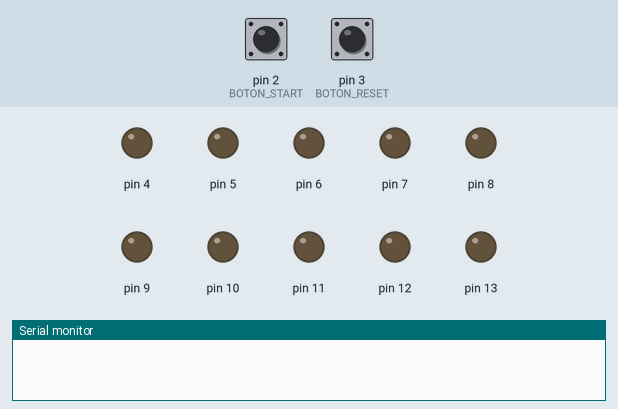
This sketch was run on a simulated Arduino Uno, built with avr-gcc and run on an emulated ATmega328P. On the bench: output pins drawn as LEDs (lit = HIGH), the last lines printed to the serial monitor. Dashed ring = blinking. The inputs (shaded band) are chosen by the test bench; at power-on: pin 2 (BOTON_START) LOW, pin 3 (BOTON_RESET) LOW.

Above: at 1.2 s.
1.3 s: pin 2 (BOTON_START) pulled HIGH for 0.15 s
At 3.0 s:
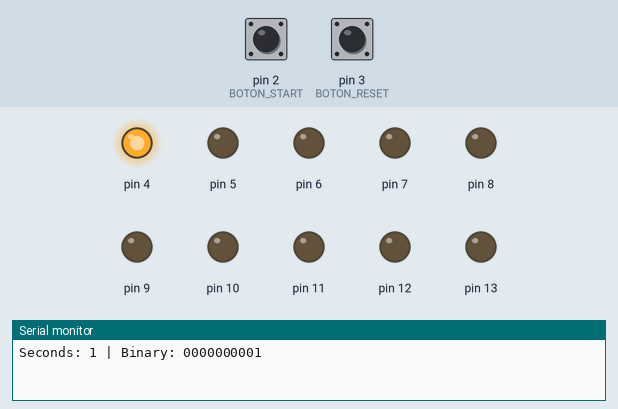
4.4 s: pin 2 (BOTON_START) pulled HIGH for 1 s
At 4.4 s:
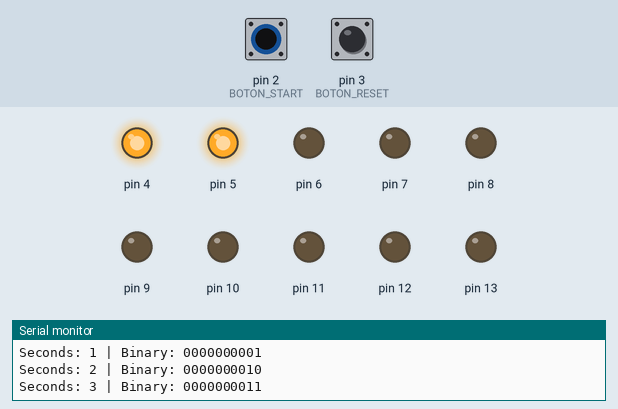
6.9 s: pin 2 (BOTON_START) pulled HIGH for 0.15 s
At 9.9 s:
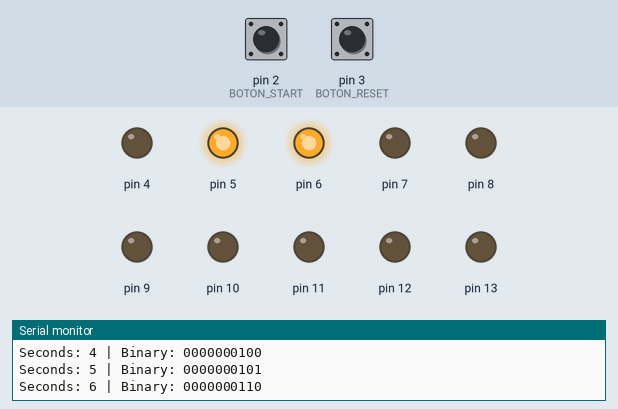
10.0 s: pin 2 (BOTON_START) pulled HIGH for 3.2 s
At 10.8 s:
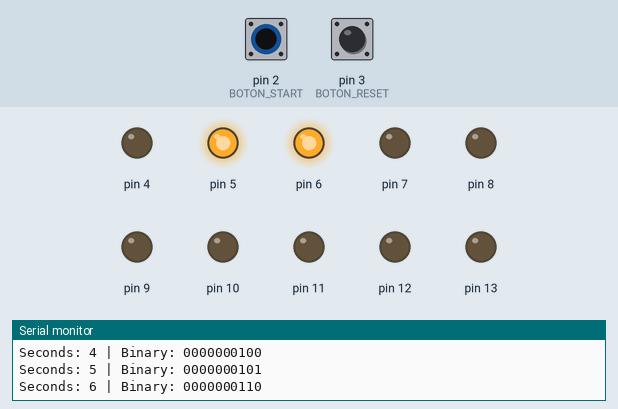
14.7 s: pin 2 (BOTON_START) pulled HIGH for 0.15 s
At 16.3 s:
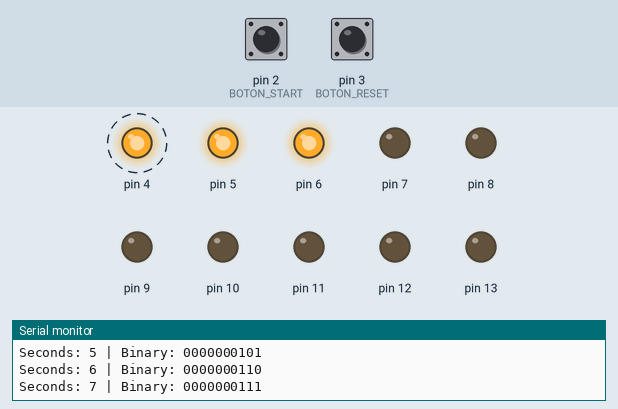
Timing chart, 0 to 31.0 s (numbered marks = the images above; inputs shaded):
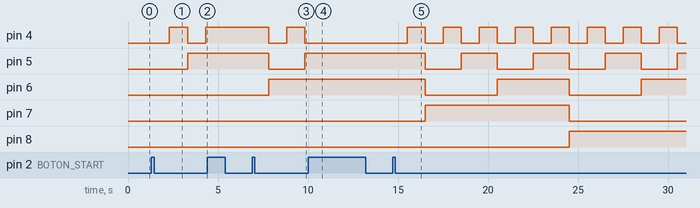

Measured:
- after the input at 1.3 s, pin 4: LOW → HIGH after 1.0 s, → LOW 1.0 s later, → HIGH 1.0 s later; pin 5: LOW → HIGH after 2.0 s
- after the input at 4.4 s, pin 4, pin 5: stays HIGH (without the input it goes to LOW after 0.91 s); pin 6: stays LOW (without the input it goes to HIGH after 0.91 s)
- after the input at 6.9 s, pin 4: HIGH → LOW after 0.91 s, → HIGH 1.0 s later, → LOW 1.0 s later; pin 5: HIGH → LOW after 0.91 s, → HIGH 2.0 s later; pin 6: LOW → HIGH after 0.91 s
- after the input at 10.0 s, pin 4: stops changing and stays LOW; pin 5, pin 6: stays HIGH (without the input it goes to LOW after 1.8 s); pin 7: stays LOW (without the input it goes to HIGH after 1.8 s)
- after the input at 14.7 s, pin 4: alternates HIGH for 1.0 s and LOW for 1.0 s, starting after 0.81 s; pin 5: alternates HIGH for 2.0 s and LOW for 2.0 s, starting after 1.8 s; pin 6: alternates HIGH for 4.0 s and LOW for 4.0 s, starting after 1.8 s; pin 7: LOW → HIGH after 1.8 s, → LOW 8.0 s later; pin 8: LOW → HIGH after 9.8 s

The sketch:

TP_01_cronometro_binario.ino
```cpp
//--- DEFINES ---//
#define BOTON_START 2            //? Pin del boton start
#define BOTON_RESET 3    		 //? Pin del boton reset
#define PRIMER_LED 4             //? Primer pin de los leds
#define ULTIMO_LED 13             //? Ultimo pin de los leds
#define BASE_MILI_SEGUNDOS 1000 //? Segundos expresados en milisegundos
#define MAX_SEGUNDOS 1023        //! Maxima cantidad de segundos a contar
//--- FIN DEFINES--//

//--- DECLARACIONES DE FUNCIONES ---//
/// void pasarABinario
/// Convierte números enteros a numeros binarios.
/// @param numero - numero a convertir a binario.
/// @param numeroBinario - arreglo donde se almacenará el número binario.
void pasarABinario(int numero, int numeroBinario[]);

/// bool pasaronLosSegundos
/// Determina si paso el tiempo necesario, expresado en milisegundos.
/// @param tiempoAPasar - milisegundos que representan el tiempo que debe transcurrir.
/// return
///   true - si transcurrieron los milisegundos necesarios.
///   false - si aún no transcurrieron los milisegundos necesarios.
bool pasaronLosSegundos(unsigned int tiempoAPasar);

/// void controlarLeds
/// Controla el encendido y el apagado de los leds, en base al número binario a representar.
/// @param numeroBinario - numero binario a representar.
void controlarLeds(int numeroBinario[]);

/// void reiniciarNumeroBinario
/// Reinicia el arreglo que representa el número binario, dejando todos sus campos (bits) a cero.
/// @param numeroBinario - numero binario al que se le va a reiniciar su valor.
void reiniciarNumeroBinario(int numeroBinario[]);

/// void mostrarNumero
/// Muestra a través del monitor en serie el segundo que se está contando en ese momento, junto con su representación en binario.
/// @param segundos - segundo que está transcurriendo en ese momento.
/// @param numeroBinario - representación binaria del segundo en cuestión.
void mostrarNumero(int segundos, int numeroBinario[]);
//--- FIN DECLARACIONES DE FUNCIONES ---//

void setup(){
  pinMode(2, INPUT);
  pinMode(3, INPUT);

  pinMode(4, OUTPUT);
  pinMode(5, OUTPUT);
  pinMode(6, OUTPUT);
  pinMode(7, OUTPUT);
  pinMode(8, OUTPUT);
  pinMode(9, OUTPUT);
  pinMode(10, OUTPUT);
  pinMode(11, OUTPUT);
  pinMode(12, OUTPUT);
  pinMode(13, OUTPUT);

  Serial.begin(9600);
}

int numeroBinario[10] = {0,0,0,0,0,0,0,0,0,0};
int contadorSegundos = 0;
int botonStartAntes = 0;
int botonRestartAntes = 0;
int diferenciaEnPausa = 0;
unsigned long millisAntes;
bool estaPausado = true;

void loop(){
  int botonStartAhora = digitalRead(BOTON_START);
  int botonRestartAhora = digitalRead(BOTON_RESET);

  if (botonStartAhora == 1 && botonStartAntes == 0) {
  	estaPausado = !estaPausado;
    if (estaPausado) {
      diferenciaEnPausa = millis() - millisAntes;
    } else {
      millisAntes = millis() - diferenciaEnPausa;
    }
  }

  if (botonRestartAhora == 1 && botonRestartAntes == 0) {
    contadorSegundos = 0;
    reiniciarNumeroBinario(numeroBinario);
    controlarLeds(numeroBinario);
    millisAntes = millis();
  }

  if (!estaPausado && pasaronLosSegundos(BASE_MILI_SEGUNDOS)) {
    contadorSegundos++;
    if (contadorSegundos < MAX_SEGUNDOS + 1) {
      pasarABinario(contadorSegundos, numeroBinario);
      controlarLeds(numeroBinario);
      mostrarNumero(contadorSegundos, numeroBinario);
    } else if (contadorSegundos == MAX_SEGUNDOS + 1) {
      reiniciarNumeroBinario(numeroBinario);
      controlarLeds(numeroBinario);
    }
  }

  botonStartAntes = botonStartAhora;
  botonRestartAntes = botonRestartAhora;
  delay(5); //Necesario para el buen funcionamiento de Tinkercad
}

//--- DEFINICIONES DE FUNCIONES ---//
void pasarABinario(int numero, int numeroBinario[]) {
  for (int i = 9; i >= 0; i--) {
    if (numero < 1) {
      break;
    }
    numeroBinario[i] = numero % 2;
    numero = numero / 2;
  }
}

bool pasaronLosSegundos(unsigned int tiempoAPasar) {
  unsigned long millisAhora = millis();

  if (millisAhora - millisAntes >= tiempoAPasar) {
    millisAntes = millisAhora;
  	return true;
  }
  return false;
}

void controlarLeds(int numeroBinario[]) {
  int pos = 0;
  for (int i = ULTIMO_LED; i >= PRIMER_LED; i--) {
    int estado = numeroBinario[pos];
    digitalWrite(i, estado);
    pos++;
  }
}

void mostrarNumero(int segundos, int numeroBinario[]) {
  Serial.print("Seconds: ");
  Serial.print(segundos);
  Serial.print(" | ");
  Serial.print("Binary: ");
  for (int i = 0; i < 10; i++) {
    Serial.print(numeroBinario[i]);
  }
  Serial.println("");
}

void reiniciarNumeroBinario(int numeroBinario[]) {
  for (int i = 0; i < 10; i++) {
    numeroBinario[i] = 0;
  }
}
//--- FIN DEFINICIONES DE FUNCIONES ---//
```
